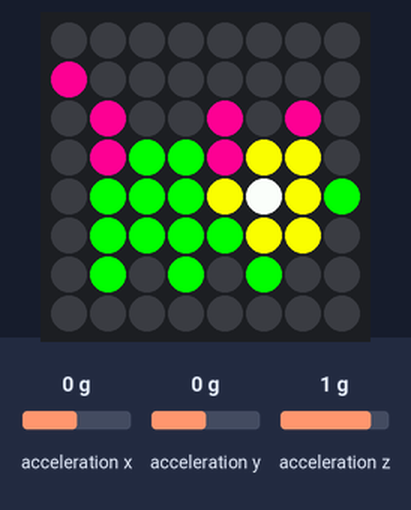
This program was run on a simulated Raspberry Pi (BCM pin numbers) with a Sense HAT. On the bench: the Sense HAT's 8×8 RGB LED matrix. Inputs (shaded band) come from the test bench; at power-on: acceleration x 0 g, acceleration y 0 g, acceleration z 1 g. Sound played through the audio output is not drawn and takes no time.

Above: at 1.2 s.
1.3 s: acceleration x set to -1.4 g
At 1.8 s:
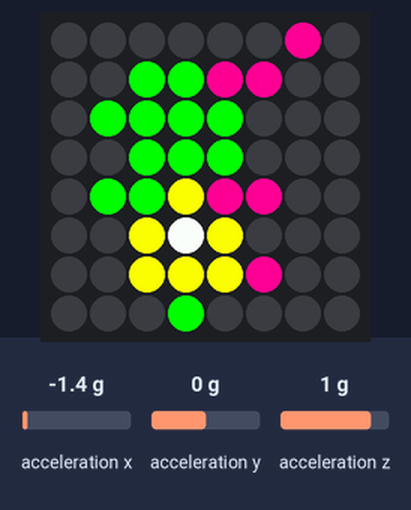
3.5 s: acceleration x set to 0.8 g
At 3.9 s:
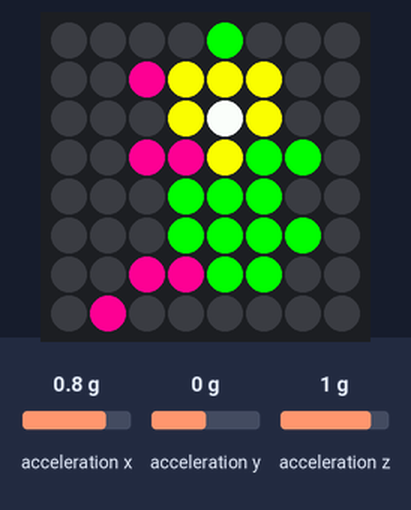
5.5 s: acceleration y set to -1.4 g
At 5.9 s:
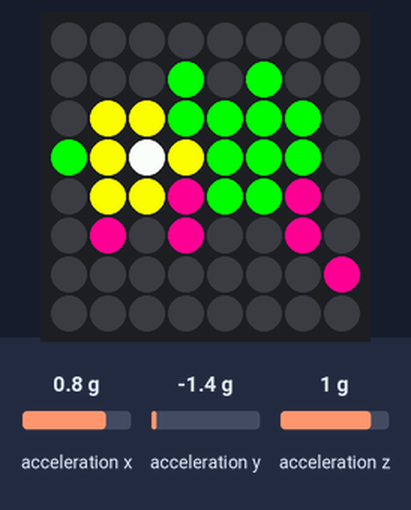
Timing chart, 0 to 8.5 s (numbered marks = the images above; inputs shaded):
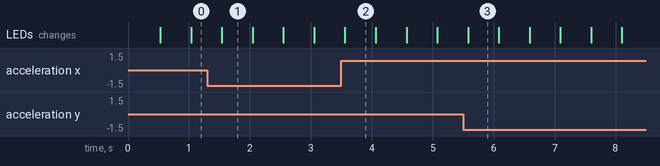

The program:

mobile_cat.py
```python
#!/usr/bin/env python3
import pygame
from sense_hat import SenseHat
from time import sleep
pygame.init()
pygame.mixer.music.load('/home/pi/Documents/sense_hat/Yu.mp3')
pygame.mixer.music.play()

e = (0,0,0)
p = (255,20,147)
g = (0,255,0)
y = (255,255,0)
w = (255,255,255)


cat1 = [
	e,e,e,e,e,e,e,e,
	p,e,e,e,e,e,e,e,
	e,p,e,e,p,e,p,e,
	e,p,g,g,p,y,y,e,
	e,g,g,g,y,w,y,g,
	e,g,g,g,g,y,y,e,
	e,g,e,g,e,g,e,e,
	e,e,e,e,e,e,e,e,
]

cat2 = [

	e,e,e,e,e,e,e,e,
	p,e,e,e,e,e,e,e,
	e,p,e,e,p,e,p,e,
	e,p,g,g,p,y,y,e,
	e,g,g,g,y,w,y,g,
	e,g,g,g,g,y,y,e,
	e,e,g,e,g,e,e,e,
	e,e,e,e,e,e,e,e
]


sense = SenseHat()

def set_position(sense)->None:
	a = sense.get_accelerometer_raw()
	x = round(a['x'], 0)
	y = round(a['y'], 0)
	z = round(a['z'], 0)

	if x == -1:
		sense.set_rotation(90)
	elif y == -1:
		sense.set_rotation(180)
	elif x == 1:
		sense.set_rotation(270)
	else:
		sense.set_rotation(0)

for i in range(360):
	set_position(sense)
	sense.set_pixels(cat1)
	sleep(0.5)
	set_position(sense)
	sense.set_pixels(cat2)
	sleep(0.5)
sense.clear()
```

Measured:
- after the input at 1.3 s, the LEDs: change after 0.24 s (image 1)
- after the input at 3.5 s, the LEDs: change after 0.06 s (image 2)
- after the input at 5.5 s, the LEDs: change after 0.08 s (image 3)
- what the display in image 1 shows lasts 0.5 s, from 1.5 s to 2.0 s
